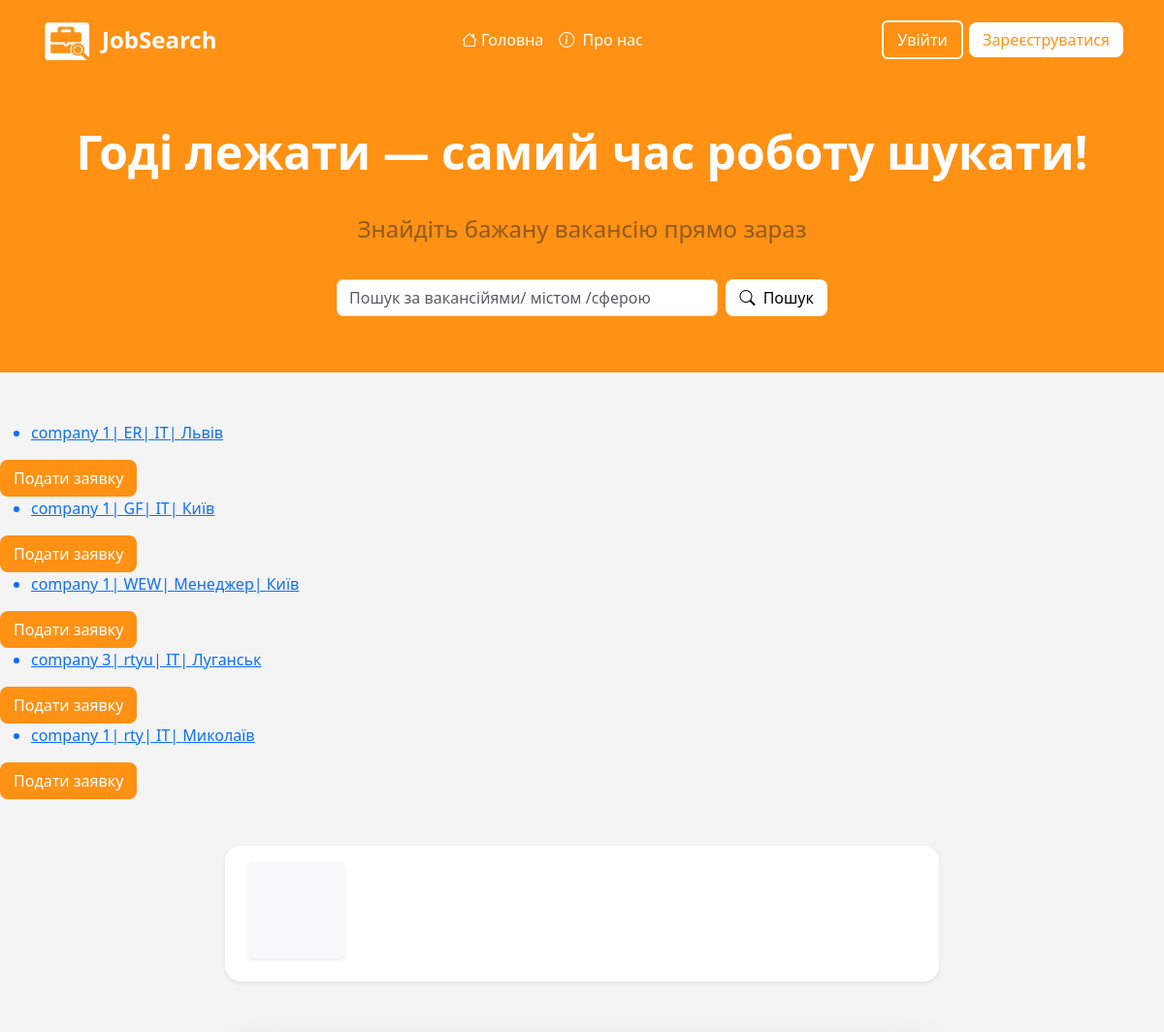
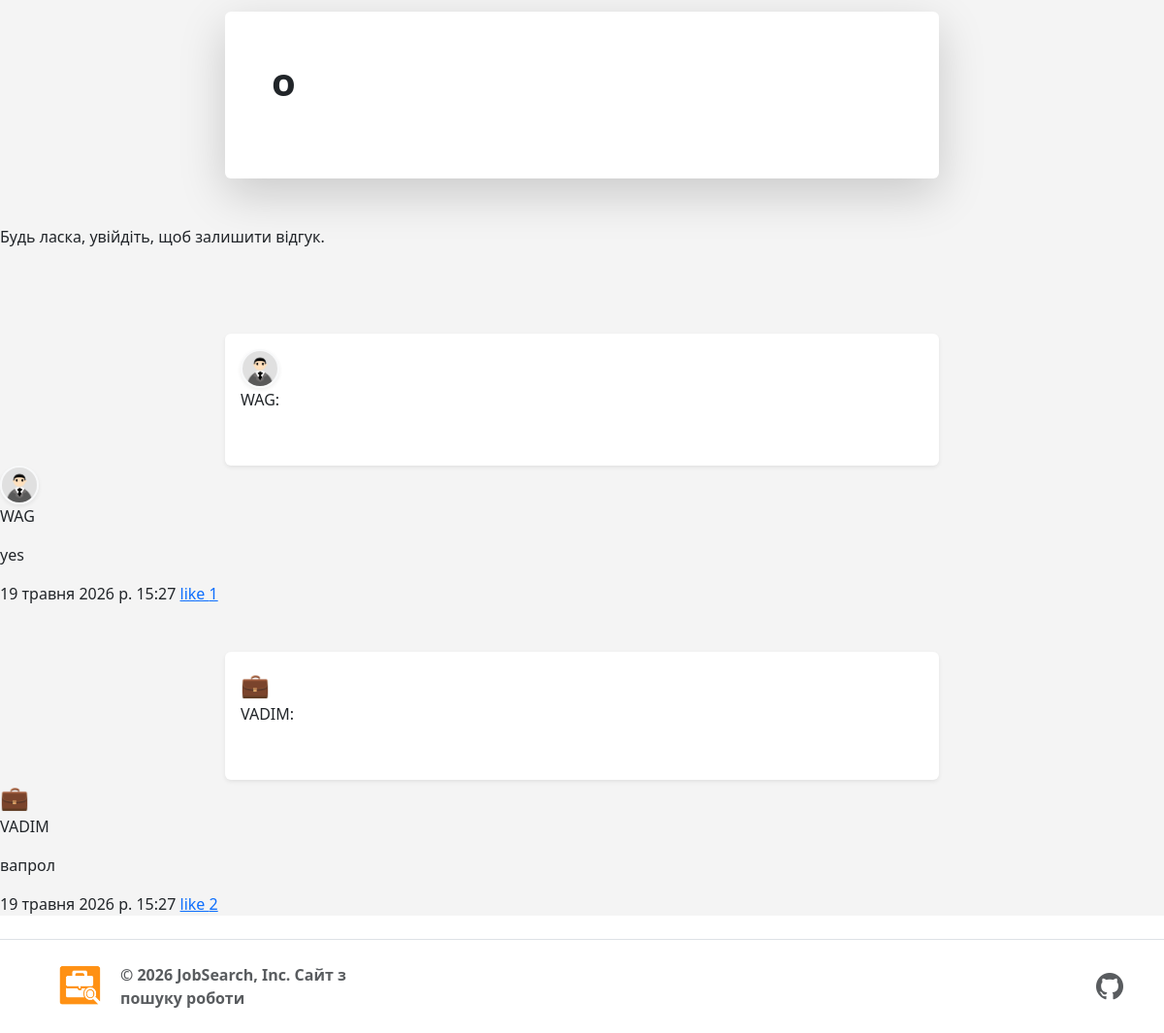
The page / on the database its author committed (2 pictures, top to bottom).
### project/models.py (models this page shows, shortened)
class Vacancy(models.Model):
    EMPLOYMENT_CHOICES = [
        ('full_time', 'Повна зайнятість'),
        ('part_time', 'Неповна зайнятість'),
    ]
    EXPERIENCE_CHOICES = [
        ('no_experience', 'Без досвіду'),
        ('experience', 'Досвід роботи'),
    ]
    WORK_FORMAT_CHOICES = [
        ('office', 'В офісі'),
        ('remote', 'Віддалено'),
        ('hybrid', 'Гібрид'),
    ]
    title = models.CharField(max_length=256)#Заголовок
    description = models.TextField()#опис
    description1 = models.TextField(null=True, blank=True)#опис
    description2 = models.TextField(null=True, blank=True)#опис
    link = models.URLField(max_length=500, null=True, blank=True)
    company = models.ForeignKey(EmployerProfile, on_delete=models.CASCADE, related_name="vacancies")
    image = models.ImageField(upload_to='vacancies/images/',  null=True, blank=True)
    price_start = models.DecimalField(max_digits=10, decimal_places=2, null=True, blank=True)
    price_end = models.DecimalField(max_digits=10, decimal_places=2, null=True, blank=True)
    category = models.ForeignKey(Category, on_delete=models.SET_NULL, null=True)
    employment_type = models.CharField(max_length=20, choices=EMPLOYMENT_CHOICES, default='full_time', verbose_name="Тип зайнятості")
    work_format = models.CharField(max_length=20, choices=WORK_FORMAT_CHOICES, default='office', verbose_name="Формат роботи")
    experience = models.CharField(max_length=20, choices=EXPERIENCE_CHOICES, default='no_experience', verbose_name="Досвід роботи")
    city = models.ForeignKey(City, on_delete=models.SET_NULL, related_name="vacancies", null=True)
    street = models.CharField(max_length=255, verbose_name="Вулиця")
    date = models.DateTimeField(auto_now_add=True)#дата створення
    updated_at = models.DateTimeField(auto_now=True, verbose_name="Дата оновлення")
    class Meta:
        ordering = ['-date']

class Category(models.Model):
    name = models.CharField(max_length=150)
    def __str__(self):
        return self.name

class City(models.Model):
    name = models.CharField(max_length=100)
    def __str__(self):
        return self.name

class Response(models.Model):
    author = models.OneToOneField(User, on_delete=models.CASCADE, related_name="site_comment")#автор
    content = models.TextField()#опис
    date = models.DateTimeField(auto_now_add=True)#дата створення
    created_at = models.DateTimeField(auto_now_add=True)

### auth_system/models.py (models this page shows, shortened)
class EmployerProfile(models.Model):
    TYPES_CHOICES = (
        ('private', 'Приватна особа'),
        ('company', 'Компанія'),
    )
    user = models.OneToOneField(User, on_delete=models.CASCADE, related_name='employer')
    employer_type = models.CharField(max_length=10, choices=TYPES_CHOICES, default='private')#тип роботодавця
    name_company = models.CharField(max_length=20)#назва компанії
    role = models.CharField(choices=ROLE_CHOICES, max_length=20, default='Employer')#роль
    description = models.TextField()#опис
    logo = models.ImageField(upload_to='company_logos/', blank=True, null=True)#логотип
    referral_company = models.ForeignKey('project.Category', on_delete=models.SET_NULL, null=True)#направлення компаній
    hq_location = models.CharField(max_length=255, blank=True, null=True, verbose_name="Головний офіс (Місто, Країна)")
    website = models.URLField(max_length=200, null=True, blank=True)#посилання на сайт компаній
    def __str__(self):
        return self.name_company

### project/views.py (the view, shortened to what this page needs)
# urls.py: path('', views.Job_ListView.as_view(), name='job_list'),
class Job_ListView(ListView):
    model = Vacancy
    form_class = Response_CreatFrom
    context_object_name = "jobs"
    template_name = "jobs/job_list.html"
    def get_context_data(self, **kwargs):
        context = super().get_context_data(**kwargs)
        context['all_responses'] = Response.objects.all()
        user_already_responded = False
        if self.request.user.is_authenticated:
            user_already_responded = Response.objects.filter(author=self.request.user).exists()
        context['search_form'] = Vacancy_SurchFrom()
        if self.request.user.is_authenticated:
            context['user_already_responded'] = user_already_responded
        context['response_form'] = self.form_class()
        return context

### project/forms.py
class Vacancy_SurchFrom(forms.Form):
    q = forms.CharField(
        label='Search',
        max_length=100,
        required=False,  # Додай це, щоб можна було зайти на сторінку без запиту
        widget=forms.TextInput(attrs={
            'class': 'form-control',
            'placeholder': 'Пошук за вакансійями/ містом /сферою'
        })
    )

class Response_CreatFrom(forms.ModelForm):
    class Meta:
        model = Response
        fields = ['content']
        widgets = {'content': forms.Textarea(attrs={
            'class': 'form-control',
            'placeholder': 'Додайте коментар',
            'rows': 4
        })}

### auth_system/models.py (called while the page is built)
    @property
    def img_avatar(self):
        if self.avatar:
            return self.avatar.url
        if self.gender == 'Men':
            if self.op == 'Yes':
                return '/static/image/men-op.png'
            else:
                return '/static/image/men.png'
        else:
            if self.op == 'Yes':
                return '/static/image/women-op.png'
            else:
                return '/static/image/women.png'

### templates/jobs/job_list.html (shortened to what this page needs)
{% extends 'base.html' %}
{% load static %}
{% block content %}
<section class="search-hero py-5 text-center text-white">
    <div class="container">
        <h1 class="display-5 fw-bold">Годі лежати — самий час роботу шукати!</h1>
        <br>
        <p class="text-body-tertiary mb-4 fs-4">Знайдіть бажану вакансію прямо зараз</p>
        <div class="row justify-content-center">
            <div class="col-md-8 col-lg-6">
                <div class="hk">
                <form action="{% url 'job_surh' %}" method="get" class="d-flex gap-2">
                    <div class="w-100">
                        {{ search_form.q }}
                    </div>
                        <button type="submit" class="btn-exit text-nowrap">
                            <i class="bi bi-search me-1"></i> Пошук
                        </button>
                </form>
                </div>
            </div>
        </div>
    </div>
</section>
{% for jo in jobs %}
<a href="{% url 'job_datail' pk=jo.id %}">
<ul>
    <li>
        {{ jo.company }}|
        {{ jo.title }}|
        {{ jo.category }}|
        {{ jo.city }}
    </li>
</ul>
</a>
{% if user.employer.name_company %}
    {% if user == jo.company.user %}
        <a href="{% url 'job_update' jo.pk %}" class="btn btn-warning">
            Редагувати мою вакансію
        </a>
        <a href="{% url 'job_delete' jo.pk %}" class="btn btn-danger">Видалити</a>
        <p>Заявок({{ jo.applications.count }})</p>
    {% endif %}
{% else %}
<a href="{% url 'apply_for_job' jo.id %}" class="btn-L">
    Подати заявку
</a>
{% endif %}
{% endfor %}
<div class="container mt-5">
    <div class="row justify-content-center">
        <div class="col-md-10 col-lg-8">
            <div class="card shadow-sm mb-3 border-0 rounded-4 overflow-hidden" style="min-height: 140px;">
                <div class="row g-0 align-items-center h-100">
                    <div class="col-md-9 px-4 py-3 d-flex align-items-center gap-3">
                        <div class="card shadow-sm border-0 bg-light d-flex align-items-center justify-content-center" style="width: 100px; height: 100px; flex-shrink: 0;">
                        </div>
                    </div>
                    <div class="col-md-3 px-4 py-3 text-end">
                    </div>
                </div>
            </div>
        </div>
    </div>
</div>
<div class="container py-5">
    <div class="row justify-content-center">
        <div class="col-8 col-lg-8">
            <div class="card shadow-lg border-0">
                <div class="card-body p-4 p-md-5">
                    <h1 class="fw-bold">o</h1>
                    <div class="d-flex flex-column mb-3">
                    </div>
                </div>
            </div>
        </div>
    </div>
</div>
{% if user.is_authenticated %}
    {% if user_already_responded %}
        <p>Ви вже залишили відгук про наш сайт. Дякуємо!</p>
    {% else %}
        <form method="POST" action="">
            {% csrf_token %}
            {{ response_form.as_p }}
            <button type="submit">Опублікувати відгук</button>
        </form>
    {% endif %}
{% else %}
    <p>Будь ласка, увійдіть, щоб залишити відгук.</p>
{% endif %}
<br>
<div class="responses">
    {% for res in all_responses %}
<div class="container mt-5">
    <div class="row justify-content-center">
        <div class="col-lg-8">
            <div class="card shadow-sm border-0">
                <div class="card-body p-8">
                    <div class="row align-items-center">
                        <div class="col-md-2 text-start mb-2 mb-md-0">
                            <div class="avatar-container mx-auto">
                                <div class="d-flex flex-column mb-3">
                                {% if res.author.profile %}
                                    <img src="{{ res.author.profile.img_avatar }}" alt="Avatar"
                                         class="rounded-circle img-fluid border border-2 border-light shadow-sm me-2"
                                         style="width: 40px; height: 40px; object-fit: cover;">
                                {% else %}
                                    <span class="fs-4 me-2">💼</span>
                                {% endif %}
                                <p>{{ res.author }}:</p>
                                </div>
                            </div>
                        </div>
                    </div>
                </div>
            </div>
        </div>
    </div>
</div>
                {% if res.author.profile %}
                    <img src="{{ res.author.profile.img_avatar }}" alt="Avatar"
                         class="rounded-circle img-fluid border border-2 border-light shadow-sm me-2"
                         style="width: 40px; height: 40px; object-fit: cover;">
                {% else %}
                    <span class="fs-4 me-2">💼</span>
                {% endif %}
                <p>{{ res.author }}</p>
                <p>{{ res.content }}</p>
                    {{ res.date }}
    <a href="{% url 'Like_Response' res.id %}">
        like {{ res.likes.count }}
    </a>
    {% endfor %}
</div>
{% endblock %}

### templates/base.html (shortened to what this page needs)
<!DOCTYPE html>
{% load static %}
<html lang="en">
<head>
    <link href="https://cdn.jsdelivr.net/npm/bootstrap@5.3.8/dist/css/bootstrap.min.css" rel="stylesheet">
    <link rel="stylesheet" href="https://cdn.jsdelivr.net/npm/bootstrap-icons@1.11.1/font/bootstrap-icons.css">
    <link rel="stylesheet" href="{% static 'css/stayle.css' %}">
</head>
<body>
    <header class="p-3 bac-color">
        <div class="container">
            <div class="d-flex flex-wrap align-items-center justify-content-between">
                <div class="d-flex align-items-center mb-2 mb-lg-0">
                    <a href="/" class="me-2 d-flex align-items-center text-decoration-none">
                        <img src="{% static 'image/s-logo.png' %}" alt="Logo" width="55" height="50" class="me-2">
                        <h3 class="fw-bold text-white mb-0" style="font-size: 1.5rem; ">JobSearch</h3>
                    </a>
                </div>
                <ul class="nav col-12 col-lg-auto justify-content-center mb-md-0 mx-lg-auto align-items-center">
                    <li><a href="{% url 'job_list'%}" class="nav-link px-2 text-white"><i class="bi bi-house"></i> Головна</a></li>
                    <li><a href="{% url 'job_site'%}" class="nav-link px-2 text-white"><i class="bi bi-info-circle me-1"></i> Про нас</a></li>
                </ul>
                <div class="text-end">
                {% if user.is_authenticated %}
                    {% if user.employer.name_company %}
                            <a class="nav-link text-white me-3" href="{% url 'job_company' %}">
                                <img src="{{ user.employer.img_logo }}"
                                 alt="Аватар"
                                 class="rounded-circle img-fluid border border-3 border-light shadow-sm"
                                 style="max-width: 40px; height: 40px; object-fit: cover;">
                                 {{ user.employer.name_company }}
                    {% else %}
                        <a class="nav-link fw-bold text-white me-3" href="{% url 'job_profile' %}">
                            <img src="{{ user.profile.img_avatar }}"
                                 alt="Avatar"
                                 class="rounded-circle img-fluid border border-2 border-light shadow-sm me-2"
                                 style="width: 40px; height: 40px; object-fit: cover;">
                            {{ user.profile.first_name }}
                        </a>
                    {% endif %}
                </div>
                <div class="text-end">
                    <a href="{% url 'logout' %}" class="btn-exit">
                        Вийти
                    </a>
                </div>
                {% else %}
                <div class="text-end">
                    <a href="{% url 'job_login' %}" class=" btn-yo">Увійти</a>
                    <a href="{% url 'signup_cho' %}" class=" btn-regi">Зареєструватися</a>
                </div>
                {% endif %}
            </div>
        </div>
    </header>
    <main>
        {% block content %}
        {% endblock %}
    </main>
    <footer class="d-flex flex-wrap justify-content-between align-items-center py-4 my-4 border-top">
        <div class="container d-flex flex-wrap justify-content-between align-items-center">
            <div class="col-md-4 d-flex align-items-center gap-2">
            <a href="/" class="mb-3 me-2 mb-md-0 text-body-secondary text-decoration-none lh-1" aria-label="Bootstrap">
                <a href="/">
                    <img src="{% static 'image/logo-s.png' %}" alt="Фото шапки" width="50" height="45" >
                </a>
            </a>
            <span class="mb-3 mb-md-0 text-body-secondary fw-semibold ms-2">© 2026 JobSearch, Inc. Сайт з пошуку роботи</span>
            </div>
        <ul class="nav col-md-4 justify-content-end list-unstyled d-flex mb-0">
            <li class="ms-3">
                <a class="text-body-secondary " href="https://github.com/vadimanceglov-afk/job_search_site">
                    <i class="bi bi-github fs-3"></i>
                </a>
            </li>
        </ul>
        </div>
    </footer>
</body>
</html>

### static/css/stayle.css (style rules this page uses)
header { position: fixed; top: 0; z-index: 1000; width: 100%; }
html, body { height: 100%; margin: 0; }
body { display: flex; flex-direction: column; min-height: 100vh; }
main { padding-top: 80px; flex: 1; background: rgba(236, 236, 236, 0.593); }
.bac-color { background-color: #ff9114; }
.btn-exit { display: inline-block; padding: 6px 14px; background-color: white; color: black; border-radius: 8px; text-decoration: none; font-weight: 500; border: none; cursor: pointer; text-align: center; }
.btn-regi { display: inline-block; padding: 6px 14px; background-color: white; color: #ff9114; border-radius: 8px; text-decoration: none; font-weight: 500; border: none; cursor: pointer; text-align: center; }
.btn-L { display: inline-block; padding: 7px 14px; background-color: #ff9114; color: white; border-radius: 8px; text-decoration: none; font-weight: 500; border: none; cursor: pointer; text-align: center; }
.btn-yo { background-color: #ff9114; border: 2px solid white; border-radius: 0.375rem; color: white; padding: 6px 14px; text-align: center; text-decoration: none; display: inline-block; font-weight: 500; margin: 4px 2px; transition-duration: 0.4s; cursor: pointer; }
.search-hero { background: #ff9114; background-size:cover; background-position:center; padding-top:10px; padding:30px 10px; margin-bottom: 50px; }
.hk { max-width:1290px; padding: 10px 20px; background: #ff9114; border-radius: 18px; z-index: 1000; transition: all 0.4s cubic-bezier(0.16, 1, 0.3, 1); }

### rows shown on the page
Vacancy: company "company 1", title "ER", category "ІТ", city "Львів"
Vacancy: company "company 1", title "GF", category "ІТ", city "Київ"
Vacancy: company "company 1", title "WEW", category "Менеджер", city "Київ"
Vacancy: company "company 3", title "rtyu", category "ІТ", city "Луганськ"
Vacancy: company "company 1", title "rty", category "ІТ", city "Миколаїв"
Response: author "WAG", content "yes", date "19 травня 2026 р. 15:27", likes.count "1"
Response: author "VADIM", content "вапрол", date "19 травня 2026 р. 15:27", likes.count "2"
